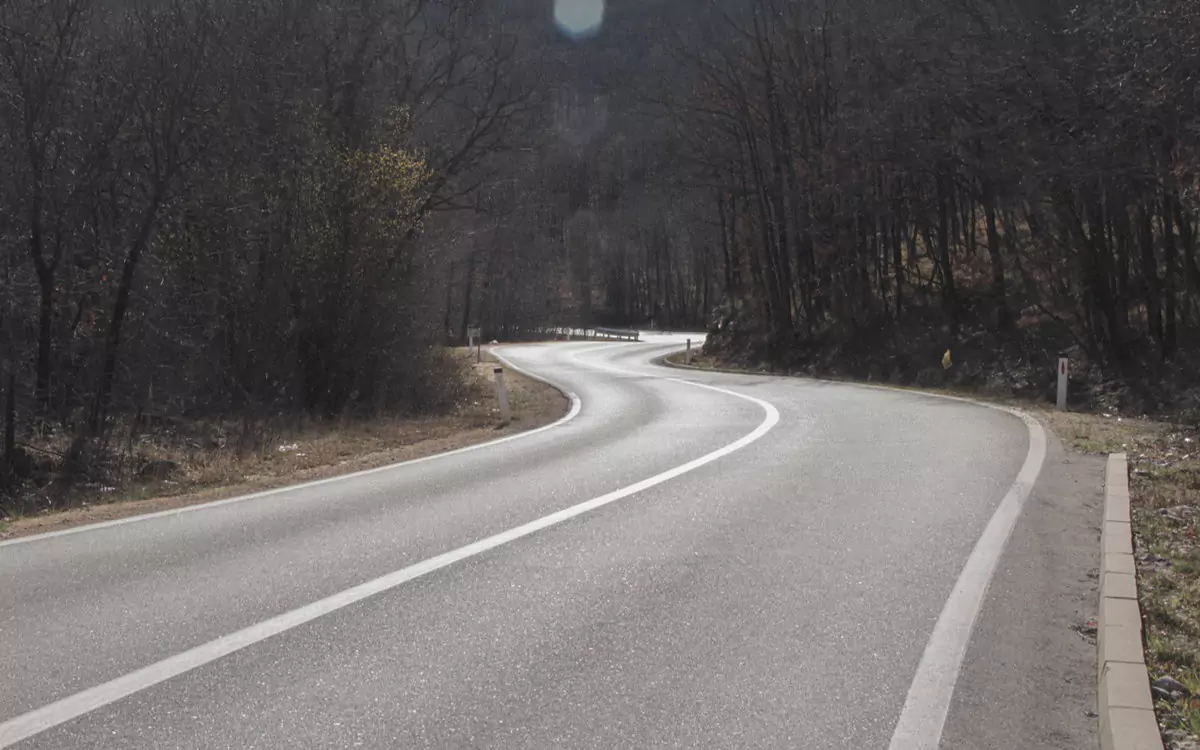
#> input picture testpicture_1.png, 1200 x 750 px, found by its file name
$ python basis_linien_lenkwinkel_erkennung.py
#> lines starting #> are read from the running program, lines starting #| are printed output that depends on the picture; after the words box and inside, x2 and y2 are one past the last pixel; in counts of white or black regions, pixels touching at a corner belong together
import cv2
import numpy as np

# Funktion zur Berechnung der zirkulären Winkeldifferenz
def angle_difference(theta1, theta2):
    """Berechnet die minimale Winkeldifferenz (zirkulär)"""
    diff = abs(np.degrees(theta1 - theta2))
    if diff > 90:  # Winkel sind zirkulär (0-180)
        diff = 180 - diff
    return diff

# Funktion zum Bilden von Gruppen ähnlicher Linien
def group_lines_by_angle(lines, angle_threshold=3):
    """
    Bildet Gruppen von Linien, die einen ähnlichen Winkel (±angle_threshold Grad) haben.

    Args:
        lines: Hough-Linien von cv2.HoughLinesWithAccumulator (shape: [n, 1, 3])
        angle_threshold: Winkelschwelle in Grad für die Gruppierung (Standard: 3 Grad)


    Returns:
        Liste von Gruppen, jede Gruppe ist wiederum eine Liste von (rho, theta, votes) Tupeln
    """
    if lines is None or len(lines) < 1:
        return []

    # Linien in Liste konvertieren
    lines_list = [(rho, theta, votes) for rho, theta, votes in lines[:, 0]]
    lines_list.sort(key=lambda x: x[1])


    # Gruppen erstellen
    gruppen = []
    aktuelle_gruppe = [lines_list[0]]

    for i in range(1, len(lines_list)):
        rho, theta, votes = lines_list[i]
        prev_rho, prev_theta, prev_votes = aktuelle_gruppe[-1]
        # Winkeldifferenz berechnen
        angle_diff = angle_difference(theta, prev_theta)

        # Wenn Winkel ähnlich, zum aktuellen Cluster hinzufügen
        if angle_diff <= angle_threshold:
            aktuelle_gruppe.append((rho, theta, votes))
        else:
            # Cluster speichern und neuen starten
            gruppen.append(aktuelle_gruppe)
            aktuelle_gruppe = [(rho, theta, votes)]

    # Letzten Cluster nicht vergessen
    if aktuelle_gruppe:
        gruppen.append(aktuelle_gruppe)

    return gruppen

# Funktion zur Berechnung des Lenkwinkels
def get_line_x_at_y(rho, theta, y):
    """
    Berechnet die x-Position einer Hough-Linie bei gegebenem y

    Args:
        rho: Parameter der Hough-Linie
        theta: Winkel der Hough-Linie in Radiant
        y: y-Koordinate

    Returns:
        x-Koordinate oder None wenn nicht berechenbar
    """
    cos_theta = np.cos(theta)
    if abs(cos_theta) < 1e-6:  # Vermeiden von Division durch 0
        return None
    x = (rho - y * np.sin(theta)) / cos_theta
    return x

def calculate_steering_angle(top_two_clusters):
    """
    Berechnet den Lenkwinkel basierend auf zwei erkannten Fahrspuren
    Nutzt die globalen Variablen width und height

    Args:
        top_two_clusters: Liste der erkannten Spurcluster (rho, theta, count, votes)

    Returns:
        float: steering_angle_degrees (Lenkwinkel in Grad, links +, rechts -)
               oder None wenn nicht berechenbar
    """
    if len(top_two_clusters) < 2:
        return None

    rho1, theta1, count1, votes1 = top_two_clusters[0]
    rho2, theta2, count2, votes2 = top_two_clusters[1]

    y_target = height // 9  # Höhe, auf der die Spurmitte bestimmt wird (von oben gezählt)
    x1 = get_line_x_at_y(rho1, theta1, y_target)
    x2 = get_line_x_at_y(rho2, theta2, y_target)

    if x1 is not None and x2 is not None:
        lane_center = (x1 + x2) / 2

        # Lenkwinkel aus Linie vom unteren Bildzentrum zum Spurmittelpunkt auf y_target
        cx, cy = width / 2, height - 1
        dx = lane_center - cx
        dy = cy - y_target
        steering_angle_degrees = np.degrees(np.arctan2(dx, dy))

        return steering_angle_degrees

    return None

def sum_group_votes(group):
    """
    Berechnet die Summe der Votes (Bildpunkte) einer Gruppe

    Args:
        group: Liste von (rho, theta, votes) Tupeln

    Returns:
        int: Summe aller Votes in der Gruppe
    """
    return sum(v for r, t, v in group)

# Beginn Hauptprogramm
if __name__ == "__main__":
    # Bild laden
    komplettes_Bild = cv2.imread('testpicture_1.png')
#> komplettes_Bild is the input picture: shape (750, 1200, 3); mean B, G, R 96.4, 96.6, 100.8

    # Aufteilen in obere und untere Hälfte
    obere_haelfte = komplettes_Bild[: komplettes_Bild.shape[0] // 2, :]
    untere_haelfte = komplettes_Bild[komplettes_Bild.shape[0] // 2 :, :]
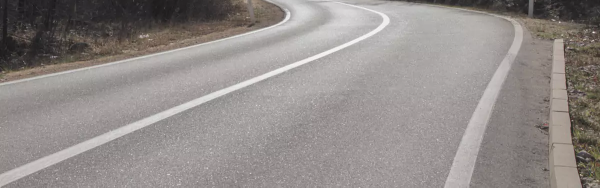
#> untere_haelfte: shape (375, 1200, 3) (shown at 1/2 size); mean B, G, R 137.5, 139.8, 145.7
    # Größenanpassung um im folgenden Rechenzeit zu sparen
    ziel_groesse = (640, 240) # tupel für Breite, Höhe
    obere_haelfte = cv2.resize(obere_haelfte, ziel_groesse)
#> obere_haelfte: shape (240, 640, 3)
    untere_haelfte = cv2.resize(untere_haelfte, ziel_groesse)  # untere Hälfte wird im folgenden analysiert
#> untere_haelfte: shape (240, 640, 3)
    height, width = untere_haelfte.shape[:2]  # Höhe und Breite des (resized) unteren Bildes -> kann auch entfallen da oben in dem objekt resize_dim definiert
    threshold = int(np.sqrt(width**2 + height**2) * 0.05) # Hough-Threshold basierend auf 5% der Bilddiagonale
    # Alternativ: threshold = int(np.sqrt(resize_dim[0]**2 + resize_dim[1]**2) * 0.05)  oder
    # threshold = int(np.hypot(resize_dim[0], resize_dim[1]) * 0.05)

    untere_haelfte_kopie = untere_haelfte.copy()  # Kopie für die Visualisierung (Hough Transformation)

    # In Graustufen umwandeln
    graubild = cv2.cvtColor(untere_haelfte, cv2.COLOR_BGR2GRAY)

    # Kontrast erhöhen mit CLAHE (Contrast Limited Adaptive Histogram Equalization), Umfang ist nicht im Skript
    clahe = cv2.createCLAHE(clipLimit=3.0, tileGridSize=(8,8))
    contrast_erhoeht = clahe.apply(graubild)

    # Bildrauschen reduzieren, hier mit einem 15x15 Element
    gefiltertes_bild = cv2.GaussianBlur(contrast_erhoeht,(15,15),0)
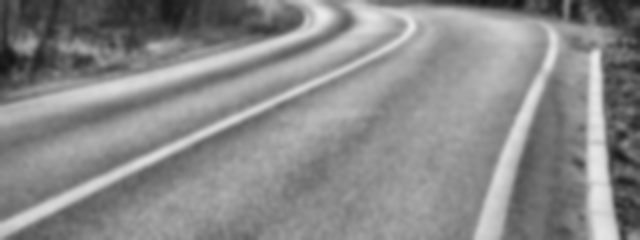
#> gefiltertes_bild: shape (240, 640); min 20, max 235, mean 137.4
    canny_edges = cv2.Canny(gefiltertes_bild, 50, 150)
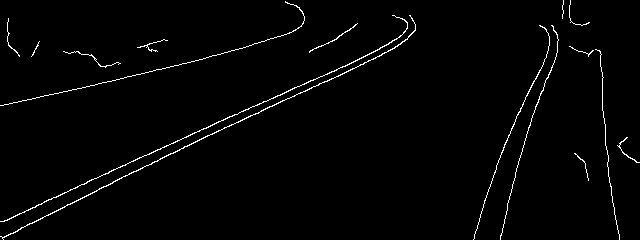
#> canny_edges: shape (240, 640); 1.7% white in thin lines or dots

    # Standard Hough Transformation in der Variante, dass die Anzahl Bildpunkte pro Linie zurückgegeben wird (Accumulator)
    lines = cv2.HoughLinesWithAccumulator(canny_edges, rho=1, theta=np.pi/180, threshold=threshold)
#> lines = 87 rows, first 8: [200, 1.15, 221], [202, 1.13, 201], [211, 1.13, 200], [213, 1.12, 198], [103, 1.34, 162], [105, 1.33, 117], [204, 1.13, 96], [220, 1.08, 83]


    # Finde die zwei häufigsten Cluster
    groups = group_lines_by_angle(lines, angle_threshold=10)
#> in group_lines_by_angle, `lines_list = [(rho, theta, votes) for rho, theta, votes in lines[:, 0]]`: lines_list = 87 items, first 6: (200, 1.15, 221), (202, 1.13, 201), (211, 1.13, 200), (213, 1.12, 198), (103, 1.34, 162), (105, 1.33, 117)
#> in group_lines_by_angle, `aktuelle_gruppe = [lines_list[0]]`: aktuelle_gruppe = [(602, 0, 38)]
#> the loop in group_lines_by_angle, `for i in range(1, len(lines_list)):` made 86 passes
#> (rho, theta, votes, prev_rho, prev_theta, prev_votes, diff in angle_difference, angle_diff) on passes 1 to 8: (537, 0.192, 38, 602, 0, 38, 11, 11), (539, 0.209, 50, 537, 0.192, 38, 1, 1), (541, 0.227, 63, 539, 0.209, 50, 1, 1), (542, 0.244, 77, 541, 0.227, 63, 1, 1), (521, 0.279, 45, 542, 0.244, 77, 2, 2), (543, 0.297, 69, 521, 0.279, 45, 1, 1), (522, 0.297, 47, 543, 0.297, 69, 0, 0), (547, 0.297, 37, 522, 0.297, 47, 0, 0)
#> after the loop in group_lines_by_angle, `for i in range(1, len(lines_list)):`: gruppen = 3 items
#> groups = 4 items
    groups.sort(key=sum_group_votes, reverse=True)

    # Durchschnittliche Linien (Durchschnitt für Theta und Rho in den beiden Gruppen mit den meisten votes/Bildpunkten)
    hauptlinien = []
    if len(groups) >= 2:
        for cluster in groups[:2]:
            avg_rho = np.mean([r for r, t, v in cluster])
            avg_theta = np.mean([t for r, t, v in cluster])
            total_votes = np.sum([v for r, t, v in cluster])
            count = len(cluster)
            hauptlinien.append((avg_rho, avg_theta, count, total_votes))
#> this loop made 2 passes
#> (avg_rho, avg_theta, total_votes, count) on passes 1 to 2: (181, 1.18, 3253, 49), (528.9, 0.352, 1361, 26)
#> after the loop, hauptlinien = [(181, 1.18, 49, 3253), (528.9, 0.352, 26, 1361)]
    elif len(groups) == 1:
        cluster = groups[0]
        avg_rho = np.mean([r for r, t, v in cluster])
        avg_theta = np.mean([t for r, t, v in cluster])
        total_votes = np.sum([v for r, t, v in cluster])
        count = len(cluster)
        hauptlinien.append((avg_rho, avg_theta, count, total_votes))


    # Berechne Lenkwinkel, wenn zwei Spuren erkannt wurden (Strategie: Mittelpunkt auf Höhe height/3)
    steering_angle_degrees = calculate_steering_angle(hauptlinien)
#> in calculate_steering_angle, `rho1, theta1, count1, votes1 = top_two_clusters[0]`: rho1 = 181; theta1 = 1.18; count1 = 49; votes1 = 3253
#> in calculate_steering_angle, `rho2, theta2, count2, votes2 = top_two_clusters[1]`: rho2 = 528.9; theta2 = 0.352; count2 = 26; votes2 = 1361
#> in get_line_x_at_y, `cos_theta = np.cos(theta)`: cos_theta = 0.384
#> in get_line_x_at_y, `x = (rho - y * np.sin(theta)) / cos_theta`: x = 408.3
#> in calculate_steering_angle, `x2 = get_line_x_at_y(rho2, theta2, y_target)`: x2 = 553.8
#> in calculate_steering_angle, `lane_center = (x1 + x2) / 2`: lane_center = 481.1
#> in calculate_steering_angle, `dx = lane_center - cx`: dx = 161.1

    # Berechnung der maximalen Linienlänge für die Visualisierung
    t = int(np.sqrt(untere_haelfte.shape[0]**2 + untere_haelfte.shape[1]**2))

    # Draw detected lines on the image (Standard Hough)
    if lines is not None:
        for rho, theta, votes in lines[:,0]:
            a = np.cos(theta)
            b = np.sin(theta)
            x0 = a * rho
            y0 = b * rho
            x1 = int(x0 + t * (-b))
            y1 = int(y0 + t * (a))
            x2 = int(x0 - t * (-b))
            y2 = int(y0 - t * (a))
            cv2.line(untere_haelfte_kopie, (x1, y1), (x2, y2), (0, 0, 255), 2)
#> this loop made 87 passes
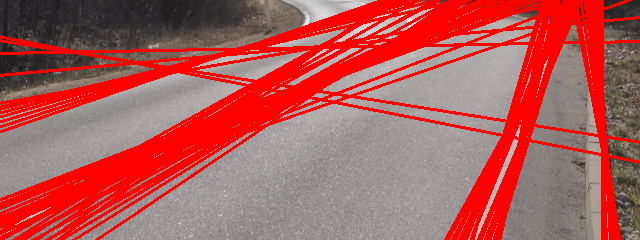
#> untere_haelfte_kopie: shape (240, 640, 3); mean B, G, R 89.9, 91.4, 174.9

    # Draw the two most frequent clusters as combined lines
    untere_haelfte_hauptgruppen = untere_haelfte.copy()
    colors = [(255, 0, 0), (0, 0, 255)]  # Blau und Rot
    for idx, (rho, theta, count, votes_sum) in enumerate(hauptlinien):
        a = np.cos(theta)
        b = np.sin(theta)
        x0 = a * rho
        y0 = b * rho
        x1 = int(x0 + t * (-b))
        y1 = int(y0 + t * (a))
        x2 = int(x0 - t * (-b))
        y2 = int(y0 - t * (a))
        cv2.line(untere_haelfte_hauptgruppen, (x1, y1), (x2, y2), colors[idx], 3)
        # Text an fester Position oben links platzieren
        text_y = 30 + idx * 35  # Abstand zwischen den Texten
        cv2.putText(obere_haelfte, f"Hauptlinie {idx+1} (Anzahl Linien {count} | summierte Bildpunkte {votes_sum:.0f})", (10, text_y),
                    cv2.FONT_HERSHEY_SIMPLEX, 0.6, colors[idx], 2)
#> this loop made 2 passes
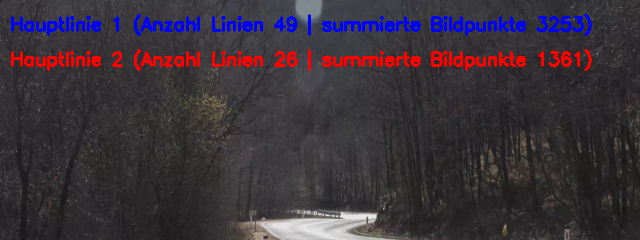
#> obere_haelfte: shape (240, 640, 3); mean B, G, R 58.5, 50.5, 59.2
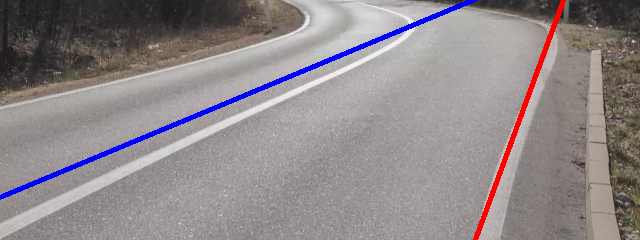
#> untere_haelfte_hauptgruppen: shape (240, 640, 3); mean B, G, R 137.5, 135.5, 143.5

    # Zeichne Lenkwinkel-Linie (Start unten mittig, Ende direkt am Spurmittelpunkt)
    if steering_angle_degrees is not None and len(hauptlinien) >= 2:
        rho1, theta1, count1, votes1 = hauptlinien[0]
        rho2, theta2, count2, votes2 = hauptlinien[1]

        y_target = height // 9
        x1 = get_line_x_at_y(rho1, theta1, y_target)
        x2 = get_line_x_at_y(rho2, theta2, y_target)

        if x1 is not None and x2 is not None:
            lane_center = (x1 + x2) / 2
            cx = width // 2
            cy = height - 1
            end_point = (int(lane_center), int(y_target))
            cv2.arrowedLine(untere_haelfte_hauptgruppen, (cx, cy), end_point, (0, 255, 255), 3, tipLength=0.07)
#> untere_haelfte_hauptgruppen: shape (240, 640, 3); 0.91% of pixels changed, all inside (x1, y1, x2, y2) = (318, 24, 487, 240)
            # Zielpunkt des Spurmittelpunkts auf y_target zur Kontrolle
            cv2.circle(untere_haelfte_hauptgruppen, (int(lane_center), y_target), 6, (0, 255, 255), -1)
#> untere_haelfte_hauptgruppen: shape (240, 640, 3); mean B, G, R 136, 136.4, 144.4


    # Anzeigen und Ergebnisse ausgeben
    cv2.imshow('1. Graustufenbild', graubild)
    cv2.imshow('2. Kontrastverstaerktes Bild', contrast_erhoeht)
    cv2.imshow('3. Gefiltertes Bild', gefiltertes_bild)
    cv2.imshow('4. Canny Kantenerkennung', canny_edges)
    cv2.imshow('5. Standard Hough - alle Linien (rot)', untere_haelfte_kopie)
    # Oberhälfte wieder anfügen für die finale Ansicht
    ergebnisbild = np.vstack((obere_haelfte, untere_haelfte_hauptgruppen))
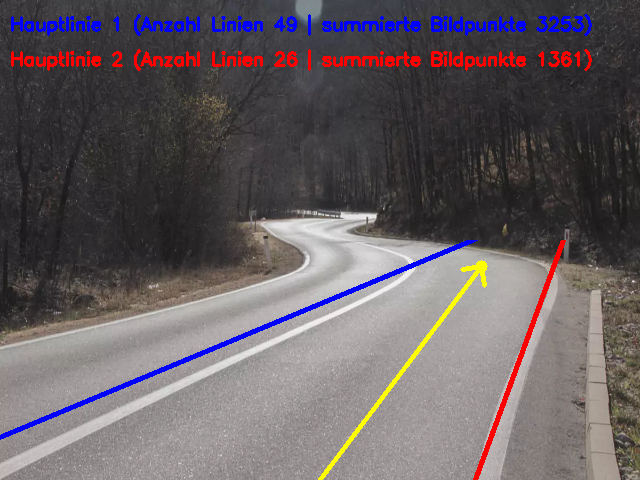
#> ergebnisbild: shape (480, 640, 3); mean B, G, R 97.3, 93.4, 101.8
    cv2.imshow('6. Die zwei haeufigsten Cluster (blau und rot)', ergebnisbild)


    print(f"Erkannte Linien (gesamt): {len(lines) if lines is not None else 0}")
#| Erkannte Linien (gesamt): 87
    print(f"Anzahl Cluster: {len(groups)}")
#| Anzahl Cluster: 4
    if len(hauptlinien) >= 1:
        rho1, theta1, count1, votes1 = hauptlinien[0]
        print(f"Lane 1: {count1} Linien (rho={rho1:.2f}, theta={np.degrees(theta1):.2f}°, votes={votes1:.0f})")
#| Lane 1: 49 Linien (rho=180.98, theta=67.39°, votes=3253)
    if len(hauptlinien) >= 2:
        rho2, theta2, count2, votes2 = hauptlinien[1]
        print(f"Lane 2: {count2} Linien (rho={rho2:.2f}, theta={np.degrees(theta2):.2f}°, votes={votes2:.0f})")
#| Lane 2: 26 Linien (rho=528.88, theta=20.15°, votes=1361)

    # Gebe Lenkwinkel aus
    if steering_angle_degrees is not None:
        print(f"\nLenkwinkel:")
        print(f"  Lenkwinkel (Grad, links + / rechts -): {steering_angle_degrees:.2f}°")
#|   Lenkwinkel (Grad, links + / rechts -): 37.09°
        if steering_angle_degrees > 0:
            print(f"  Richtung: Lenken Sie nach LINKS")
        elif steering_angle_degrees < 0:
            print(f"  Richtung: Lenken Sie nach RECHTS")
        else:
            print(f"  Richtung: Geradeaus")
    else:
        print("\nLenkwinkel: Nicht berechenbar (weniger als 2 Spuren erkannt)")

    print("Bilder angezeigt. Beliebige Taste drücken (Mauszeiger muss über einem der angezeigten Bilder sein) zum Beenden.")
    cv2.waitKey(0)
    cv2.destroyAllWindows()

$ run again, with testpicture_14.png copied over testpicture_1.png
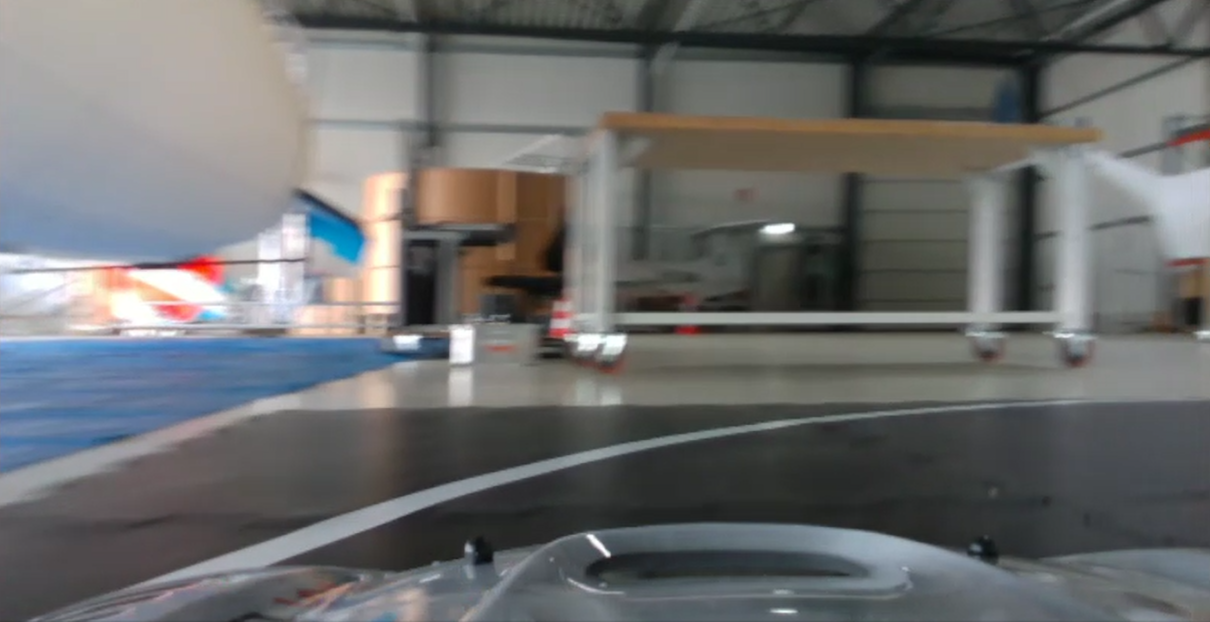
#> input picture testpicture_14.png, 3630 x 1864 px, found by its file name (shown at 1/3 size)
#> komplettes_Bild is the input picture: shape (1864, 3630, 3); mean B, G, R 108.2, 108.2, 107.1
#> `canny_edges = cv2.Canny(gefiltertes_bild, 50, 150)`:
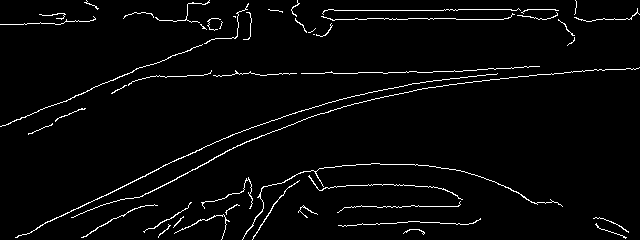
#> canny_edges: shape (240, 640); 3.1% white in thin lines or dots
#> lines = 389 rows, first 8: [79, 1.55, 189], [19, 1.57, 160], [221, 1.12, 154], [10, 1.57, 151], [240, 1.08, 115], [117, 1.19, 115], [17, 1.55, 112], [206, 1.57, 107]
#> lines_list = 389 items, first 6: (79, 1.55, 189), (19, 1.57, 160), (221, 1.12, 154), (10, 1.57, 151), (240, 1.08, 115), (117, 1.19, 115)
#> in group_lines_by_angle, `aktuelle_gruppe = [lines_list[0]]`: aktuelle_gruppe = [(250, 0, 36)]
#> the loop in group_lines_by_angle, `for i in range(1, len(lines_list)):` made 388 passes
#> (rho, theta, votes, prev_rho, prev_theta, prev_votes, diff in angle_difference, angle_diff) on passes 1 to 8: (339, 0.524, 36, 250, 0, 36, 30, 30), (340, 0.541, 42, 339, 0.524, 36, 1, 1), (341, 0.576, 50, 340, 0.541, 42, 2, 2), (333, 0.576, 35, 341, 0.576, 50, 0, 0), (342, 0.593, 53, 333, 0.576, 35, 1, 1), (334, 0.593, 40, 342, 0.593, 53, 0, 0), (343, 0.611, 44, 334, 0.593, 40, 1, 1), (340, 0.733, 36, 343, 0.611, 44, 7, 7)
#> the loop `for cluster in groups[:2]:` made 2 passes
#> the loop `for rho, theta, votes in lines[:,0]:` made 389 passes
#> the loop `for idx, (rho, theta, count, votes_sum) in enumerate(hauptlinien):` made 2 passes
#> (rho, theta, count, votes_sum) on passes 1 to 2: (157.2, 1.41, 388, 19797), (250, 0, 1, 36)
#> `ergebnisbild = np.vstack((obere_haelfte, untere_haelfte_hauptgruppen))`:
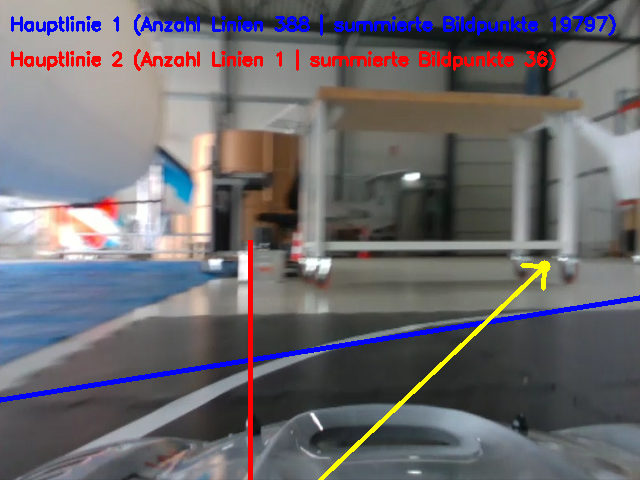
#> ergebnisbild: shape (480, 640, 3); mean B, G, R 109.8, 105.2, 108.1
#| Erkannte Linien (gesamt): 389
#| Anzahl Cluster: 2
#| Lane 1: 388 Linien (rho=157.21, theta=80.97°, votes=19797)
#| Lane 2: 1 Linien (rho=250.00, theta=0.00°, votes=36)
#|   Lenkwinkel (Grad, links + / rechts -): 46.45°
